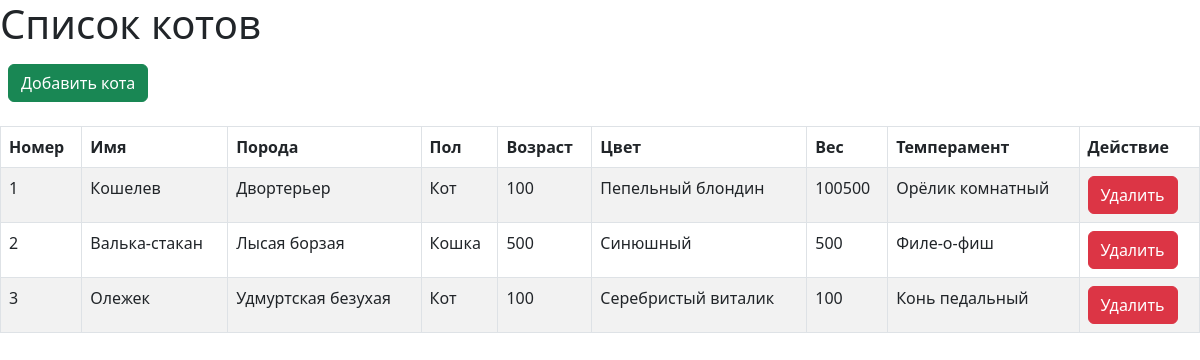
The app's page /all_cats with its own data.
### models.py (models this page shows)
class Base(Model):
    class Meta:
        database = db

class Cat(Base):
    name = CharField()
    breed = ForeignKeyField(Breed)
    gender = ForeignKeyField(Gender)
    age = DecimalField()
    color = CharField()
    weight = DecimalField()
    temper = CharField()
    description = CharField(null=True)
    has_passport = BooleanField(default=False)

class Breed(Base):
    name = CharField()

class Gender(Base):
    name = CharField(unique=True)

### app.py (the view)
@app.route('/all_cats')
def all_cats():
    cats = Cat.select().join(Breed).switch(Cat).join(Gender)
    return render_template('index.html', cats=cats)

### templates/index.html (shortened to what this page needs)
<!DOCTYPE html>
<html lang="en">
<head>
  <link href="https://cdn.jsdelivr.net/npm/bootstrap@5.3.0/dist/css/bootstrap.min.css" rel="stylesheet" />
</head>
<body>
  <h1>Список котов</h1>
  <div class="d-flex p-2">
      <a href="{{ url_for('add_cat') }}" class="btn btn-success me-2">Добавить кота</a>
  </div>
    <table class="table table-striped table-bordered mt-3">
      <thead>
        <tr>
        <th>Номер</th>
        <th>Имя</th>
        <th>Порода</th>
        <th>Пол</th>
        <th>Возраст</th>
        <th>Цвет</th>
        <th>Вес</th>
        <th>Темперамент</th>
        <th>Действие</th>
      </tr>
    </thead>
    <tbody>
      {% for cat in cats %}
      <tr>
        <td>{{ cat.id }}</td>
        <td>{{ cat.name }}</td>
        <td>{{ cat.breed.name }}</td>
        <td>{{ cat.gender.name }}</td>
        <td>{{ cat.age }}</td>
        <td>{{ cat.color }}</td>
        <td>{{ cat.weight }}</td>
        <td>{{ cat.temper }}</td>
        <td>
          <form method="post" action="{{ url_for('delete_cat', cat_id=cat.id) }}">
            <button type="submit" class="btn btn-danger">Удалить</button>
          </form>
        </td>
      {% else %}
      <tr><td colspan="7">Котов пока нет</td></tr>
      {% endfor %}
    </tbody>
  </table>
</body>
</html>

### records on screen
Cat: id "1", name "Кошелев", breed.name "Двортерьер", gender.name "Кот", age "100", color "Пепельный блондин", weight "100500", temper "Орёлик комнатный"
Cat: id "2", name "Валька-стакан", breed.name "Лысая борзая", gender.name "Кошка", age "500", color "Синюшный", weight "500", temper "Филе-о-фиш"
Cat: id "3", name "Олежек", breed.name "Удмуртская безухая", gender.name "Кот", age "100", color "Серебристый виталик", weight "100", temper "Конь педальный"
